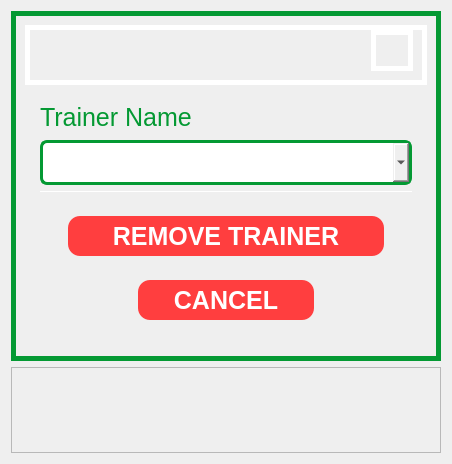
               <widget class="QWidget" name="page_34">
                <layout class="QGridLayout" name="gridLayout_83">
                 <item row="0" column="0">
                  <widget class="QFrame" name="frame_463">
                   <property name="minimumSize">
                    <size>
                     <width>430</width>
                     <height>350</height>
                    </size>
                   </property>
                   <property name="maximumSize">
                    <size>
                     <width>430</width>
                     <height>350</height>
                    </size>
                   </property>
                   <property name="styleSheet">
                    <string notr="true">border-radius: 0px;
border-style: solid;
border-width: 5px;
border-color: #049933;</string>
                   </property>
                   <property name="frameShape">
                    <enum>QFrame::StyledPanel</enum>
                   </property>
                   <property name="frameShadow">
                    <enum>QFrame::Raised</enum>
                   </property>
                   <layout class="QVBoxLayout" name="verticalLayout_74">
                    <item>
                     <widget class="QFrame" name="frame_464">
                      <property name="minimumSize">
                       <size>
                        <width>0</width>
                        <height>60</height>
                       </size>
                      </property>
                      <property name="maximumSize">
                       <size>
                        <width>16777215</width>
                        <height>60</height>
                       </size>
                      </property>
                      <property name="styleSheet">
                       <string notr="true">border-color: white;</string>
                      </property>
                      <property name="frameShape">
                       <enum>QFrame::StyledPanel</enum>
                      </property>
                      <property name="frameShadow">
                       <enum>QFrame::Raised</enum>
                      </property>
                      <layout class="QHBoxLayout" name="horizontalLayout_158">
                       <property name="topMargin">
                        <number>0</number>
                       </property>
                       <item>
                        <spacer name="horizontalSpacer_24">
                         <property name="orientation">
                          <enum>Qt::Horizontal</enum>
                         </property>
                         <property name="sizeHint" stdset="0">
                          <size>
                           <width>40</width>
                           <height>20</height>
                          </size>
                         </property>
                        </spacer>
                       </item>
                       <item>
                        <widget class="QPushButton" name="pushButton_65">
                         <property name="maximumSize">
                          <size>
                           <width>16777215</width>
                           <height>60</height>
                          </size>
                         </property>
                         <property name="styleSheet">
                          <string notr="true">border-radius: 0.1px;</string>
                         </property>
                         <property name="text">
                          <string/>
                         </property>
                         <property name="icon">
                          <iconset>
                           <normaloff>images/Spirit’s FITNESS GYM.png</normaloff>images/Spirit’s FITNESS GYM.png</iconset>
                         </property>
                         <property name="iconSize">
                          <size>
                           <width>200</width>
                           <height>30</height>
                          </size>
                         </property>
                        </widget>
                       </item>
                      </layout>
                     </widget>
                    </item>
                    <item>
                     <widget class="QFrame" name="frame_465">
                      <property name="styleSheet">
                       <string notr="true">border-color: white;
border-width: 0px;</string>
                      </property>
                      <property name="frameShape">
                       <enum>QFrame::StyledPanel</enum>
                      </property>
                      <property name="frameShadow">
                       <enum>QFrame::Raised</enum>
                      </property>
                      <layout class="QGridLayout" name="gridLayout_88">
                       <item row="0" column="1">
                        <widget class="QLabel" name="label_83">
                         <property name="maximumSize">
                          <size>
                           <width>330</width>
                           <height>45</height>
                          </size>
                         </property>
                         <property name="styleSheet">
                          <string notr="true">border-color: white;
font: 25px Arial, serif;
color: rgb(4, 153, 51);</string>
                         </property>
                         <property name="text">
                          <string>Trainer Name</string>
                         </property>
                        </widget>
                       </item>
                       <item row="0" column="2" rowspan="3">
                        <widget class="QFrame" name="frame_473">
                         <property name="frameShape">
                          <enum>QFrame::StyledPanel</enum>
                         </property>
                         <property name="frameShadow">
                          <enum>QFrame::Raised</enum>
                         </property>
                        </widget>
                       </item>
                       <item row="0" column="0" rowspan="3">
                        <widget class="QFrame" name="frame_474">
                         <property name="frameShape">
                          <enum>QFrame::StyledPanel</enum>
                         </property>
                         <property name="frameShadow">
                          <enum>QFrame::Raised</enum>
                         </property>
                        </widget>
                       </item>
                       <item row="3" column="0" colspan="3">
                        <widget class="QFrame" name="frame_466">
                         <property name="maximumSize">
                          <size>
                           <width>16777215</width>
                           <height>250</height>
                          </size>
                         </property>
                         <property name="frameShape">
                          <enum>QFrame::StyledPanel</enum>
                         </property>
                         <property name="frameShadow">
                          <enum>QFrame::Raised</enum>
                         </property>
                         <layout class="QVBoxLayout" name="verticalLayout_75">
                          <item>
                           <widget class="QFrame" name="frame_467">
                            <property name="frameShape">
                             <enum>QFrame::StyledPanel</enum>
                            </property>
                            <property name="frameShadow">
                             <enum>QFrame::Raised</enum>
                            </property>
                            <layout class="QHBoxLayout" name="horizontalLayout_159">
                             <item>
                              <widget class="QFrame" name="frame_468">
                               <property name="maximumSize">
                                <size>
                                 <width>10</width>
                                 <height>16777215</height>
                                </size>
                               </property>
                               <property name="frameShape">
                                <enum>QFrame::StyledPanel</enum>
                               </property>
                               <property name="frameShadow">
                                <enum>QFrame::Raised</enum>
                               </property>
                              </widget>
                             </item>
                             <item>
                              <widget class="QPushButton" name="confirm_remove_trainer_btn">
                               <property name="minimumSize">
                                <size>
                                 <width>0</width>
                                 <height>40</height>
                                </size>
                               </property>
                               <property name="maximumSize">
                                <size>
                                 <width>16777215</width>
                                 <height>40</height>
                                </size>
                               </property>
                               <property name="cursor">
                                <cursorShape>PointingHandCursor</cursorShape>
                               </property>
                               <property name="tabletTracking">
                                <bool>false</bool>
                               </property>
                               <property name="focusPolicy">
                                <enum>Qt::NoFocus</enum>
                               </property>
                               <property name="styleSheet">
                                <string notr="true">QPushButton{
border-color: #FF3E3F;
background-color: rgb(255, 62, 63);
color: rgb(255, 255, 255);
font: bold 25px Arial, serif;
border-radius: 12px;

cursor: grab;
}

QPushButton:hover{
	border-color:#cc3132;
	background-color: #cc3132;
}
</string>
                               </property>
                               <property name="text">
                                <string>REMOVE TRAINER</string>
                               </property>
                              </widget>
                             </item>
                             <item>
                              <widget class="QFrame" name="frame_469">
                               <property name="maximumSize">
                                <size>
                                 <width>10</width>
                                 <height>16777215</height>
                                </size>
                               </property>
                               <property name="frameShape">
                                <enum>QFrame::StyledPanel</enum>
                               </property>
                               <property name="frameShadow">
                                <enum>QFrame::Raised</enum>
                               </property>
                              </widget>
                             </item>
                            </layout>
                           </widget>
                          </item>
                          <item>
                           <widget class="QFrame" name="frame_470">
                            <property name="maximumSize">
                             <size>
                              <width>16777215</width>
                              <height>100</height>
                             </size>
                            </property>
                            <property name="frameShape">
                             <enum>QFrame::StyledPanel</enum>
                            </property>
                            <property name="frameShadow">
                             <enum>QFrame::Raised</enum>
                            </property>
                            <layout class="QHBoxLayout" name="horizontalLayout_160">
                             <item>
                              <widget class="QFrame" name="frame_471">
                               <property name="maximumSize">
                                <size>
                                 <width>80</width>
                                 <height>90</height>
                                </size>
                               </property>
                               <property name="frameShape">
                                <enum>QFrame::StyledPanel</enum>
                               </property>
                               <property name="frameShadow">
                                <enum>QFrame::Raised</enum>
                               </property>
                              </widget>
                             </item>
                             <item>
                              <widget class="QPushButton" name="cancel_remove_trainer_btn">
                               <property name="minimumSize">
                                <size>
                                 <width>0</width>
                                 <height>40</height>
                                </size>
                               </property>
                               <property name="maximumSize">
                                <size>
                                 <width>200</width>
                                 <height>40</height>
                                </size>
                               </property>
                               <property name="cursor">
                                <cursorShape>PointingHandCursor</cursorShape>
                               </property>
                               <property name="focusPolicy">
                                <enum>Qt::NoFocus</enum>
                               </property>
                               <property name="styleSheet">
                                <string notr="true">QPushButton{
border-color: #FF3E3F;
background-color: rgb(255, 62, 63);
color: rgb(255, 255, 255);
font: bold 25px Arial, serif;
border-radius: 12px;

cursor: grab;
}

QPushButton:hover{
	border-color:#cc3132;
	background-color: #cc3132;
}
</string>
                               </property>
                               <property name="text">
                                <string>CANCEL</string>
                               </property>
                              </widget>
                             </item>
                             <item>
                              <widget class="QFrame" name="frame_472">
                               <property name="maximumSize">
                                <size>
                                 <width>80</width>
                                 <height>100</height>
                                </size>
                               </property>
                               <property name="frameShape">
                                <enum>QFrame::StyledPanel</enum>
                               </property>
                               <property name="frameShadow">
                                <enum>QFrame::Raised</enum>
                               </property>
                              </widget>
                             </item>
                            </layout>
                           </widget>
                          </item>
                         </layout>
                        </widget>
                       </item>
                       <item row="1" column="1">
                        <widget class="QComboBox" name="remove_trainer_name_comboBox">
                         <property name="minimumSize">
                          <size>
                           <width>0</width>
                           <height>45</height>
                          </size>
                         </property>
                         <property name="maximumSize">
                          <size>
                           <width>450</width>
                           <height>45</height>
                          </size>
                         </property>
                         <property name="styleSheet">
                          <string notr="true">QComboBox{
border: 3px solid  #049933;;
border-radius: 0px;
font: 25px Arial, serif;
border-radius: 7px;
}
QComboBox:focus{
border-color: #00bc3b;
background-color: #f2f2f2;
}</string>
                         </property>
                        </widget>
                       </item>
                       <item row="2" column="1">
                        <widget class="QLineEdit" name="equipment_id_remove_input_4">
                         <property name="minimumSize">
                          <size>
                           <width>0</width>
                           <height>1</height>
                          </size>
                         </property>
                         <property name="maximumSize">
                          <size>
                           <width>450</width>
                           <height>1</height>
                          </size>
                         </property>
                         <property name="focusPolicy">
                          <enum>Qt::NoFocus</enum>
                         </property>
                         <property name="styleSheet">
                          <string notr="true"/>
                         </property>
                        </widget>
                       </item>
                      </layout>
                     </widget>
                    </item>
                   </layout>
                  </widget>
                 </item>
                 <item row="1" column="0">
                  <widget class="QFrame" name="frame_430">
                   <property name="frameShape">
                    <enum>QFrame::StyledPanel</enum>
                   </property>
                   <property name="frameShadow">
                    <enum>QFrame::Raised</enum>
                   </property>
                   <layout class="QGridLayout" name="gridLayout_45">
                    <item row="1" column="0">
                     <widget class="QPushButton" name="remove_trainer_error_notif_2">
                      <property name="focusPolicy">
                       <enum>Qt::NoFocus</enum>
                      </property>
                      <property name="styleSheet">
                       <string notr="true">border-color: white;
font: 20px Arial, serif;
color: black;
border-radius: 0.1px;</string>
                      </property>
                      <property name="text">
                       <string/>
                      </property>
                     </widget>
                    </item>
                    <item row="2" column="0">
                     <widget class="QFrame" name="frame_20">
                      <property name="maximumSize">
                       <size>
                        <width>16777215</width>
                        <height>100</height>
                       </size>
                      </property>
                      <property name="frameShape">
                       <enum>QFrame::StyledPanel</enum>
                      </property>
                      <property name="frameShadow">
                       <enum>QFrame::Raised</enum>
                      </property>
                     </widget>
                    </item>
                    <item row="0" column="0">
                     <widget class="QPushButton" name="remove_trainer_error_notif_1">
                      <property name="focusPolicy">
                       <enum>Qt::NoFocus</enum>
                      </property>
                      <property name="styleSheet">
                       <string notr="true">border-color: white;
font: 20px Arial, serif;
color: black;
border-radius: 0.1px;</string>
                      </property>
                      <property name="text">
                       <string/>
                      </property>
                     </widget>
                    </item>
                    <item row="3" column="0">
                     <widget class="QFrame" name="frame_21">
                      <property name="minimumSize">
                       <size>
                        <width>0</width>
                        <height>0</height>
                       </size>
                      </property>
                      <property name="maximumSize">
                       <size>
                        <width>16777215</width>
                        <height>50</height>
                       </size>
                      </property>
                      <property name="frameShape">
                       <enum>QFrame::StyledPanel</enum>
                      </property>
                      <property name="frameShadow">
                       <enum>QFrame::Raised</enum>
                      </property>
                     </widget>
                    </item>
                   </layout>
                  </widget>
                 </item>
                </layout>
               </widget>
